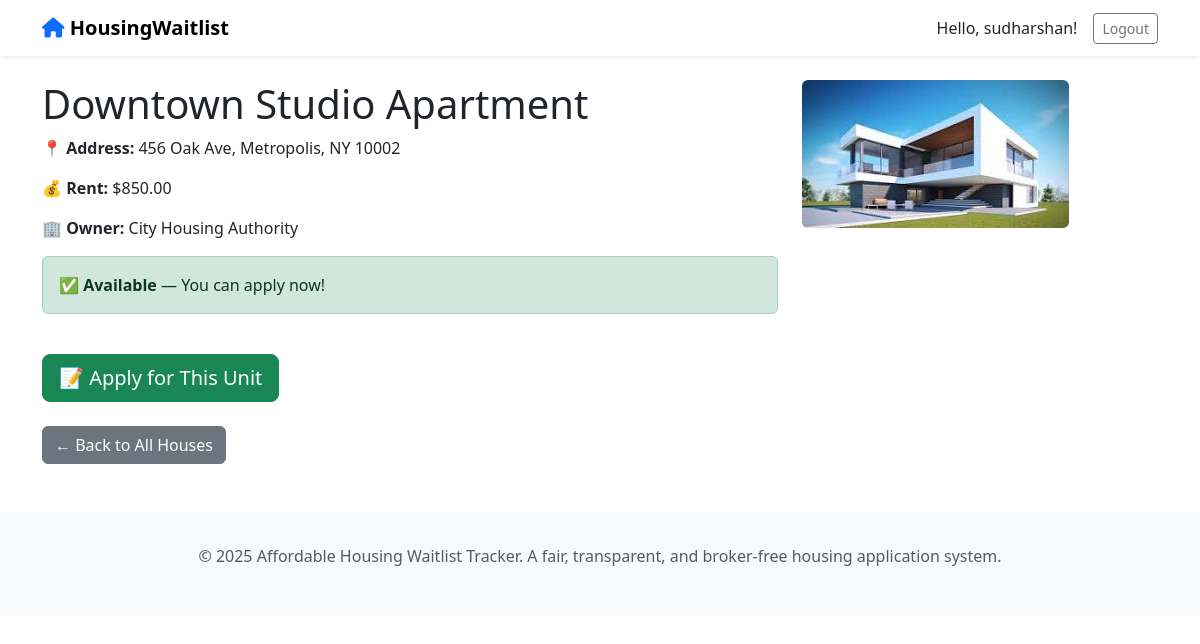
Page /housing/house/1/ (signed in) on the committed database.
### housing/models.py (models this page shows, shortened)
class House(models.Model):
    title = models.CharField(max_length=255)
    address = models.TextField()
    image = models.ImageField(upload_to='houses/', blank=True, null=True)
    rent = models.DecimalField(max_digits=10, decimal_places=2, validators=[MinValueValidator(0)])
    owner = models.ForeignKey(Owner, on_delete=models.CASCADE, related_name='houses')
    availability = models.BooleanField(default=True)

class Owner(models.Model):
    name = models.CharField(max_length=255)
    contact = models.CharField(max_length=20)
    email = models.EmailField()
    address = models.TextField()

### housing/views.py (the view)
# urls.py: path('house/<int:pk>/', views.house_detail, name='house_detail'),
def house_detail(request, pk):
    house = get_object_or_404(House, pk=pk)
    return render(request, 'housing/house_detail.html', {'house': house})

### housing/templates/housing/house_detail.html
{% extends 'base.html' %}
{% block content %}
<div class="container mt-4">
    <div class="row">
        <div class="col-md-8">
            <h1>{{ house.title }}</h1>
            <p><strong>📍 Address:</strong> {{ house.address }}</p>
            <p><strong>💰 Rent:</strong> ${{ house.rent }}</p>
            <p><strong>🏢 Owner:</strong> {{ house.owner.name }}</p>
            {% if house.availability %}
                <div class="alert alert-success">
                    <strong>✅ Available</strong> — You can apply now!
                </div>
            {% else %}
                <div class="alert alert-warning">
                    <strong>⚠️ Not Available</strong> — Check back later.
                </div>
            {% endif %}
        </div>
        <div class="col-md-4">
            {% if house.image %}
                <img src="{{ house.image.url }}" class="img-fluid rounded" alt="{{ house.title }}">
            {% else %}
                <div class="bg-light d-flex justify-content-center align-items-center" style="height: 200px; border-radius: 8px;">
                    <span class="text-muted">No Image</span>
                </div>
            {% endif %}
        </div>
    </div>
    {% if user.is_authenticated and house.availability %}
        <div class="mt-4">
            <a href="{% url 'housing:apply_for_house' house.pk %}" class="btn btn-success btn-lg">
                📝 Apply for This Unit
            </a>
        </div>
    {% elif not user.is_authenticated %}
        <div class="mt-4">
            <a href="{% url 'login' %}" class="btn btn-outline-primary btn-lg">
                🔐 Log in to Apply
            </a>
        </div>
    {% endif %}
    <div class="mt-4">
        <a href="{% url 'housing:house_list' %}" class="btn btn-secondary">
            ← Back to All Houses
        </a>
    </div>
</div>
{% endblock %}

### housing/templates/base.html (shortened to what this page needs)
<!DOCTYPE html>
<html lang="en">
<head>
    <link href="https://cdn.jsdelivr.net/npm/bootstrap@5.3.3/dist/css/bootstrap.min.css" rel="stylesheet">
    <link rel="stylesheet" href="https://cdnjs.cloudflare.com/ajax/libs/font-awesome/6.5.0/css/all.min.css">
</head>
<body>
    <nav class="navbar navbar-expand-lg navbar-light bg-white shadow-sm">
        <div class="container">
            <a class="navbar-brand fw-bold" href="{% url 'home' %}">
                <i class="fas fa-home text-primary"></i> HousingWaitlist
            </a>
            <div class="d-flex align-items-center">
                {% if user.is_authenticated %}
                    <span class="me-3">Hello, {{ user.username }}!</span>
                    <a href="{% url 'logout' %}" class="btn btn-outline-secondary btn-sm">Logout</a>
                {% else %}
                    <a href="{% url 'login' %}" class="btn btn-outline-primary me-2">Login</a>
                    <a href="{% url 'signup' %}" class="btn btn-primary">Sign Up</a>
                {% endif %}
            </div>
        </div>
    </nav>
    <main>
        {% block content %}{% endblock %}
    </main>
    <footer class="footer">
        <div class="container text-center text-muted">
            <p>© 2025 Affordable Housing Waitlist Tracker. A fair, transparent, and broker-free housing application system.</p>
        </div>
    </footer>
</body>
</html>

### housing/templates/base.html (style rules this page uses)
body { font-family: 'Segoe UI', system-ui, sans-serif; }
.footer { background: #f8f9fa; padding: 2rem 0; margin-top: 3rem; }

### rows in the picture
House: title "Downtown Studio Apartment", address "456 Oak Ave, Metropolis, NY 10002", rent "850.00", owner.name "City Housing Authority", image (picture)

### other values in the picture
{{ user.username }} "sudharshan"
